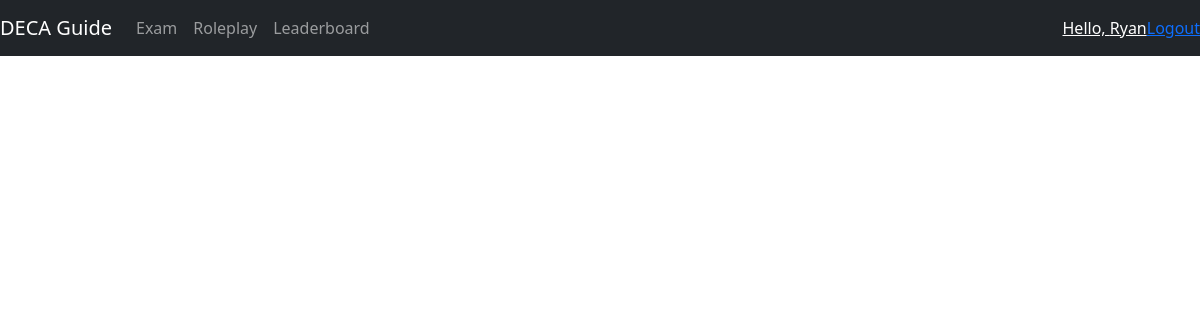
/exam/ (signed in), run on an earlier commit of the app's database.
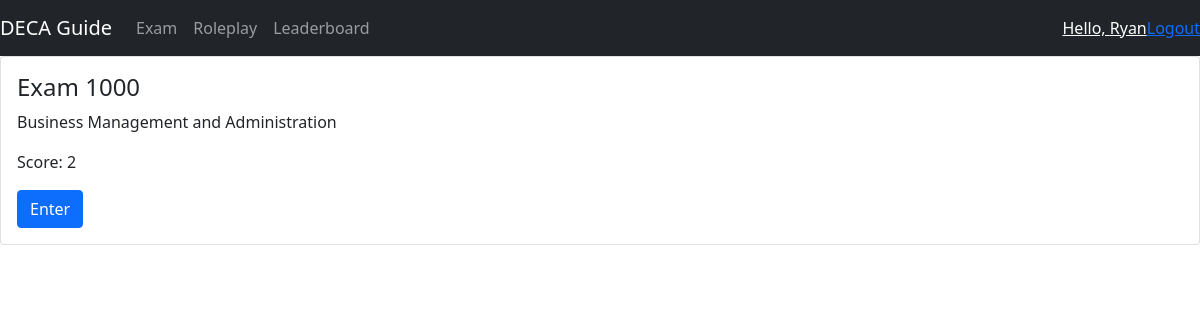
And on a later commit of the database.
### quiz/models.py (models this page shows, shortened)
class Exam(models.Model):
    exam_number = models.IntegerField()
    exam_cluster = models.ForeignKey(Cluster, on_delete=models.CASCADE)

class UserExam(models.Model):
    user = models.ForeignKey(User, on_delete=models.CASCADE)
    exam = models.ForeignKey(Exam, on_delete=models.CASCADE)
    score = models.IntegerField(default=0)
    is_finished = models.BooleanField(default=False)

### roleplay/models.py (models this page shows, shortened)
class Cluster(models.Model):
    title = models.CharField(max_length=100)

### quiz/views.py (the view)
# urls.py: path('', views.index, name='index')
@login_required(login_url='accounts:login')
def index(request):
    context = {}
    if request.user.profile.event is not None:
        context['Exams'] = Exam.objects.filter(exam_cluster=request.user.profile.event.cluster)
    else:
        context['Exams'] = Exam.objects.all()
    return render(request, 'quiz/index.html', context)

### quiz/templates/quiz/index.html
{% extends "quiz/base.html" %}
{% block content %}
    {% for exam in Exams %}
        <div class="card">
            <div class="card-body">
                <h4 class="card-title">Exam {{exam.exam_number}}</h4>
                <p class="card-text">{{exam.exam_cluster.title}}</p>
                {% if exam.userexam_set.first.is_finished %}
                    <p class="card-text">Score: {{exam.userexam_set.first.score}}</p>
                {% else %}
                    <p class="card-text">In-Progress</p>
                {% endif %}
                <a href="{% url 'quiz:exam' num=exam.exam_number %}" class="btn btn-primary">Enter</a>
            </div>
        </div>
    {% endfor %}
{% endblock %}

What changed in the data, as far as the page shows it:
added Exam: exam_number "1000", exam_cluster "Business Management and Administration", userexam_set.first.score "2"
